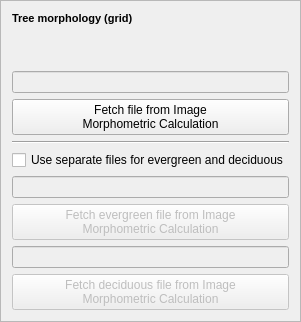
    <widget class="QFrame" name="frame_2">
     <property name="frameShape">
      <enum>QFrame::StyledPanel</enum>
     </property>
     <property name="frameShadow">
      <enum>QFrame::Raised</enum>
     </property>
     <layout class="QGridLayout" name="gridLayout_10">
      <item row="1" column="0">
       <widget class="QLabel" name="label_14">
        <property name="text">
         <string>&lt;!DOCTYPE HTML PUBLIC &quot;-//W3C//DTD HTML 4.0//EN&quot; &quot;http://www.w3.org/TR/REC-html40/strict.dtd&quot;&gt;
&lt;html&gt;&lt;head&gt;&lt;meta name=&quot;qrichtext&quot; content=&quot;1&quot; /&gt;&lt;style type=&quot;text/css&quot;&gt;
p, li { white-space: pre-wrap; }
&lt;/style&gt;&lt;/head&gt;&lt;body style=&quot; font-family:'MS Shell Dlg 2'; font-size:7.8pt; font-weight:400; font-style:normal;&quot;&gt;
&lt;p style=&quot; margin-top:0px; margin-bottom:0px; margin-left:0px; margin-right:0px; -qt-block-indent:0; text-indent:0px;&quot;&gt;&lt;span style=&quot; font-size:8pt; font-weight:600;&quot;&gt;Tree morphology (grid)&lt;/span&gt;&lt;/p&gt;&lt;/body&gt;&lt;/html&gt;</string>
        </property>
       </widget>
      </item>
      <item row="9" column="0">
       <widget class="QLineEdit" name="textInputIMPDecData">
        <property name="enabled">
         <bool>false</bool>
        </property>
       </widget>
      </item>
      <item row="6" column="0">
       <widget class="QCheckBox" name="checkBox_twovegfiles">
        <property name="enabled">
         <bool>true</bool>
        </property>
        <property name="text">
         <string>Use separate files for evergreen and deciduous</string>
        </property>
        <property name="checked">
         <bool>false</bool>
        </property>
       </widget>
      </item>
      <item row="10" column="0">
       <widget class="QPushButton" name="pushButtonImportIMPVeg_dec">
        <property name="enabled">
         <bool>false</bool>
        </property>
        <property name="text">
         <string>Fetch deciduous file from Image 
Morphometric Calculation</string>
        </property>
       </widget>
      </item>
      <item row="7" column="0">
       <widget class="QLineEdit" name="textInputIMPEveData">
        <property name="enabled">
         <bool>false</bool>
        </property>
       </widget>
      </item>
      <item row="5" column="0">
       <widget class="Line" name="line">
        <property name="orientation">
         <enum>Qt::Horizontal</enum>
        </property>
       </widget>
      </item>
      <item row="3" column="0">
       <widget class="QLineEdit" name="textInputIMPVegData">
        <property name="enabled">
         <bool>false</bool>
        </property>
       </widget>
      </item>
      <item row="8" column="0">
       <widget class="QPushButton" name="pushButtonImportIMPVeg_eve">
        <property name="enabled">
         <bool>false</bool>
        </property>
        <property name="text">
         <string>Fetch evergreen file from Image 
Morphometric Calculation</string>
        </property>
       </widget>
      </item>
      <item row="4" column="0">
       <widget class="QPushButton" name="pushButtonImportIMPVeg">
        <property name="enabled">
         <bool>true</bool>
        </property>
        <property name="text">
         <string>Fetch file from Image 
Morphometric Calculation</string>
        </property>
       </widget>
      </item>
      <item row="2" column="0">
       <spacer name="verticalSpacer_5">
        <property name="orientation">
         <enum>Qt::Vertical</enum>
        </property>
        <property name="sizeHint" stdset="0">
         <size>
          <width>20</width>
          <height>40</height>
         </size>
        </property>
       </spacer>
      </item>
     </layout>
    </widget>
